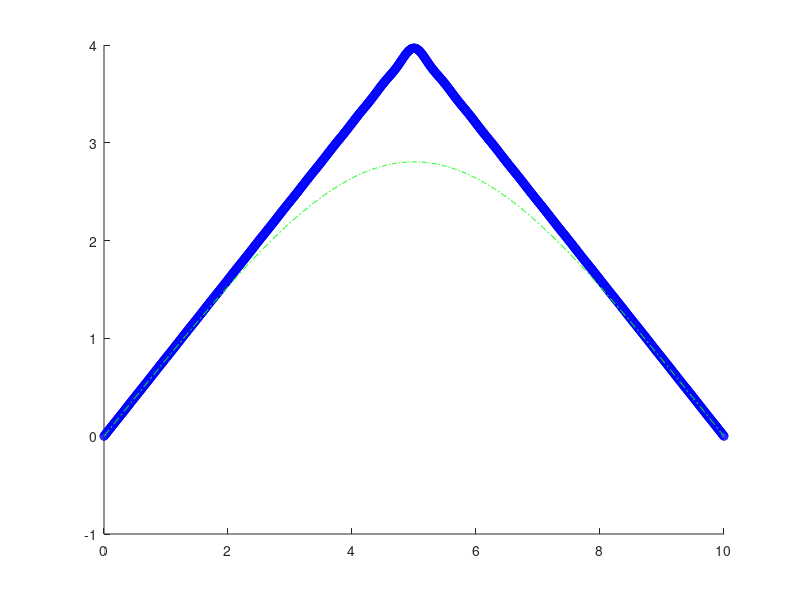

Source code (MATLAB): (Note: this script raises an error after producing the figure.)
%% Lecture 25 MATLAB - Heat Eqn
clear
clc
close 'all'

%% Heat Equation BVP & Solution
L = 10; % cm
alpha_sq = 1.752; % cm^2/s, thermal diffusivity of silver.

N = 50;

F = @(x,n) sin(n.*pi.*x./L);
G = @(t,n) exp(-((n.*pi./L).^2)*alpha_sq.*t);

f = @(x) 4 - 0.8*abs(x - 5);

u = @(x,t) 0;
for n = 1:N
    % essentially doing the sine-series half-wave expansion
    % compute the coefficient
    cn = (2/L)*integral(@(x) f(x).*F(x,n),0,L);
    
    % add the term to the series solution
    u = @(x,t) u(x,t) + cn*F(x,n).*G(t,n);
end


%% Plot the result for fixed times
% make a discrete X-axis
Nx = 1000;
X = linspace(0,L,Nx);
figure(1)
plot(X,u(X,0),'-ob',...
    X,u(X,1),'-.g',...
    X,u(X,10),'--r','MarkerIndices',1:50:Nx,'linewidth',3);
title('Lecture #25 Example','fontsize',16,'fontweight','bold');
xlabel('X [cm]','fontsize',14,'fontweight','bold');
ylabel('u(X,t)   [^{\circ}C]',...
    'fontsize',14,'fontweight','bold');
grid on
set(gca,'fontsize',12,'fontweight','bold');
legend('t = 0','t = 1','t = 10');

%% Simple time-dependent plot 
Tmax = 15; % s
NT = 150;
T = linspace(0,Tmax,NT);
figure(2)
for n = 1:NT
   plot(X,u(X,T(n)),'-b','linewidth',2)
   title_str = sprintf('Lecture #25 Example, t = %5.3g',T(n));
   title(title_str,'fontsize',16,'fontweight','bold');
   xlabel('X','fontsize',14,'fontweight','bold');
   ylabel('u(X,T)','fontsize',14,'fontweight','bold');
   grid on
   set(gca,'fontsize',12,'fontweight','bold');
   axis([0 L -0.2 4.5]);
   %pause(Tmax/(NT-1));
end

%% Save the time-dependent plot as a Movie (still more fun - optional)
FRAMES(NT) = struct('cdata',[],'colormap',[]);
figure(3)
for n = 1:NT
    plot(X,u(X,T(n)),'-b','linewidth',3);
    title_str = ...
        sprintf('Lecture #25 Example, t = %g ',T(n));
    title(title_str,'fontsize',16,'fontweight','bold');
    xlabel('X','fontsize',14,'fontweight','bold');
    ylabel('u(X,T)','fontsize',14,'fontweight','bold');
    grid on
    set(gca,'fontsize',12,'fontweight','bold');
    axis([0 L -0.2 4.5]);
    drawnow %<<< ensure graphics pipeline is complete/"flushed"
    FRAMES(n) = getframe(gcf);
end

%% play the movie
fig = figure(4);
movie(fig,FRAMES,10); %<< last argument is frames-per-second

%% Or Write to AVI (something to send to your Mom - optional)
v = VideoWriter('TransientHeat.avi');
open(v);
for n = 1:NT
   writeVideo(v,FRAMES(n)); 
end
close(v);
%% Plot the temperature vs time in a 2D plot using the surf function
[XX,TT] = meshgrid(X,T);
figure(5)
surf(XX,TT,u(XX,TT),'edgecolor','none'); 
title('Lecture 25 Suface Plot Example',...
    'fontsize',18,'fontweight','bold');
xlabel('X [cm]','fontsize',16,'fontweight','bold');
ylabel('T [s]','fontsize',16,'fontweight','bold');
zlabel('u(X,T)  [^{o}C]','fontsize',16,...
    'fontweight','bold');
